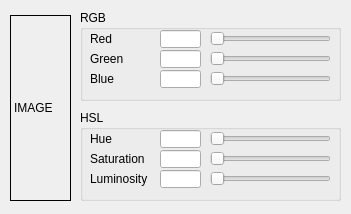
<?xml version="1.0" encoding="UTF-8"?>
<ui version="4.0">
 <class>CQDlgColor</class>
 <widget class="QDialog" name="CQDlgColor">
  <property name="geometry">
   <rect>
    <x>0</x>
    <y>0</y>
    <width>351</width>
    <height>214</height>
   </rect>
  </property>
  <property name="windowTitle">
   <string>Color Adjustment</string>
  </property>
  <property name="locale">
   <locale language="English" country="UnitedStates"/>
  </property>
  <widget class="QGroupBox" name="groupBox">
   <property name="geometry">
    <rect>
     <x>80</x>
     <y>10</y>
     <width>261</width>
     <height>91</height>
    </rect>
   </property>
   <property name="title">
    <string>RGB</string>
   </property>
   <property name="flat">
    <bool>false</bool>
   </property>
   <widget class="QLabel" name="label">
    <property name="geometry">
     <rect>
      <x>10</x>
      <y>20</y>
      <width>71</width>
      <height>18</height>
     </rect>
    </property>
    <property name="text">
     <string>Red</string>
    </property>
   </widget>
   <widget class="QLabel" name="label_2">
    <property name="geometry">
     <rect>
      <x>10</x>
      <y>40</y>
      <width>71</width>
      <height>18</height>
     </rect>
    </property>
    <property name="text">
     <string>Green</string>
    </property>
   </widget>
   <widget class="QLabel" name="label_3">
    <property name="geometry">
     <rect>
      <x>10</x>
      <y>60</y>
      <width>71</width>
      <height>18</height>
     </rect>
    </property>
    <property name="text">
     <string>Blue</string>
    </property>
   </widget>
   <widget class="QLineEdit" name="qqRedValue">
    <property name="geometry">
     <rect>
      <x>80</x>
      <y>20</y>
      <width>41</width>
      <height>18</height>
     </rect>
    </property>
   </widget>
   <widget class="QLineEdit" name="qqGreenValue">
    <property name="geometry">
     <rect>
      <x>80</x>
      <y>40</y>
      <width>41</width>
      <height>18</height>
     </rect>
    </property>
   </widget>
   <widget class="QLineEdit" name="qqBlueValue">
    <property name="geometry">
     <rect>
      <x>80</x>
      <y>60</y>
      <width>41</width>
      <height>18</height>
     </rect>
    </property>
   </widget>
   <widget class="QSlider" name="qqRedSlider">
    <property name="geometry">
     <rect>
      <x>130</x>
      <y>20</y>
      <width>121</width>
      <height>18</height>
     </rect>
    </property>
    <property name="maximum">
     <number>100</number>
    </property>
    <property name="orientation">
     <enum>Qt::Horizontal</enum>
    </property>
   </widget>
   <widget class="QSlider" name="qqGreenSlider">
    <property name="geometry">
     <rect>
      <x>130</x>
      <y>40</y>
      <width>121</width>
      <height>18</height>
     </rect>
    </property>
    <property name="maximum">
     <number>100</number>
    </property>
    <property name="orientation">
     <enum>Qt::Horizontal</enum>
    </property>
   </widget>
   <widget class="QSlider" name="qqBlueSlider">
    <property name="geometry">
     <rect>
      <x>130</x>
      <y>60</y>
      <width>121</width>
      <height>18</height>
     </rect>
    </property>
    <property name="maximum">
     <number>100</number>
    </property>
    <property name="orientation">
     <enum>Qt::Horizontal</enum>
    </property>
   </widget>
  </widget>
  <widget class="QGroupBox" name="groupBox_2">
   <property name="geometry">
    <rect>
     <x>80</x>
     <y>110</y>
     <width>261</width>
     <height>91</height>
    </rect>
   </property>
   <property name="title">
    <string>HSL</string>
   </property>
   <property name="flat">
    <bool>false</bool>
   </property>
   <widget class="QLabel" name="label_4">
    <property name="geometry">
     <rect>
      <x>10</x>
      <y>20</y>
      <width>71</width>
      <height>18</height>
     </rect>
    </property>
    <property name="text">
     <string>Hue</string>
    </property>
   </widget>
   <widget class="QLabel" name="label_5">
    <property name="geometry">
     <rect>
      <x>10</x>
      <y>40</y>
      <width>71</width>
      <height>18</height>
     </rect>
    </property>
    <property name="text">
     <string>Saturation</string>
    </property>
   </widget>
   <widget class="QLabel" name="label_6">
    <property name="geometry">
     <rect>
      <x>10</x>
      <y>60</y>
      <width>71</width>
      <height>18</height>
     </rect>
    </property>
    <property name="text">
     <string>Luminosity</string>
    </property>
   </widget>
   <widget class="QLineEdit" name="qqHueValue">
    <property name="geometry">
     <rect>
      <x>80</x>
      <y>20</y>
      <width>41</width>
      <height>18</height>
     </rect>
    </property>
   </widget>
   <widget class="QLineEdit" name="qqSaturationValue">
    <property name="geometry">
     <rect>
      <x>80</x>
      <y>40</y>
      <width>41</width>
      <height>18</height>
     </rect>
    </property>
   </widget>
   <widget class="QLineEdit" name="qqLuminosityValue">
    <property name="geometry">
     <rect>
      <x>80</x>
      <y>60</y>
      <width>41</width>
      <height>18</height>
     </rect>
    </property>
   </widget>
   <widget class="QSlider" name="qqHueSlider">
    <property name="geometry">
     <rect>
      <x>130</x>
      <y>20</y>
      <width>121</width>
      <height>18</height>
     </rect>
    </property>
    <property name="maximum">
     <number>100</number>
    </property>
    <property name="orientation">
     <enum>Qt::Horizontal</enum>
    </property>
   </widget>
   <widget class="QSlider" name="qqSaturationSlider">
    <property name="geometry">
     <rect>
      <x>130</x>
      <y>40</y>
      <width>121</width>
      <height>18</height>
     </rect>
    </property>
    <property name="maximum">
     <number>100</number>
    </property>
    <property name="orientation">
     <enum>Qt::Horizontal</enum>
    </property>
   </widget>
   <widget class="QSlider" name="qqLuminositySlider">
    <property name="geometry">
     <rect>
      <x>130</x>
      <y>60</y>
      <width>121</width>
      <height>18</height>
     </rect>
    </property>
    <property name="maximum">
     <number>100</number>
    </property>
    <property name="singleStep">
     <number>1</number>
    </property>
    <property name="orientation">
     <enum>Qt::Horizontal</enum>
    </property>
   </widget>
  </widget>
  <widget class="QLabel" name="qqImage">
   <property name="geometry">
    <rect>
     <x>10</x>
     <y>15</y>
     <width>61</width>
     <height>186</height>
    </rect>
   </property>
   <property name="frameShape">
    <enum>QFrame::Box</enum>
   </property>
   <property name="frameShadow">
    <enum>QFrame::Plain</enum>
   </property>
   <property name="lineWidth">
    <number>1</number>
   </property>
   <property name="text">
    <string>IMAGE</string>
   </property>
  </widget>
 </widget>
 <tabstops>
  <tabstop>qqRedValue</tabstop>
  <tabstop>qqRedSlider</tabstop>
  <tabstop>qqGreenValue</tabstop>
  <tabstop>qqGreenSlider</tabstop>
  <tabstop>qqBlueValue</tabstop>
  <tabstop>qqBlueSlider</tabstop>
  <tabstop>qqHueValue</tabstop>
  <tabstop>qqHueSlider</tabstop>
  <tabstop>qqSaturationValue</tabstop>
  <tabstop>qqSaturationSlider</tabstop>
  <tabstop>qqLuminosityValue</tabstop>
  <tabstop>qqLuminositySlider</tabstop>
 </tabstops>
 <resources/>
 <connections/>
</ui>
